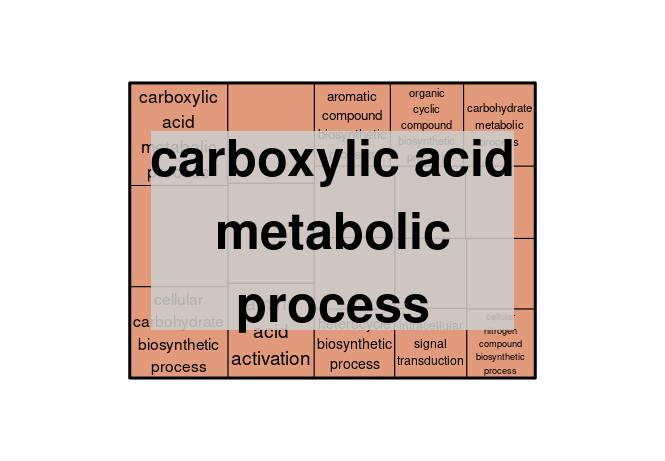

Source code (R):
# A treemap R script produced by the Revigo server at http://revigo.irb.hr/
# If you found Revigo useful in your work, please cite the following reference:
# Supek F et al. "REVIGO summarizes and visualizes long lists of Gene Ontology
# terms" PLoS ONE 2011. doi:10.1371/journal.pone.0021800

# author: Anton Kratz <anton.kratz@gmail.com>, RIKEN Omics Science Center, Functional Genomics Technology Team, Japan
# created: Fri, Nov 02, 2012  7:25:52 PM
# last change: Fri, Nov 09, 2012  3:20:01 PM

# -----------------------------------------------------------------------------
# If you don't have the treemap package installed, uncomment the following line:
# install.packages( "treemap" );
library(treemap) 								# treemap package by Martijn Tennekes

# Set the working directory if necessary
# setwd("C:/Users/username/workingdir");

# --------------------------------------------------------------------------
# Here is your data from Revigo. Scroll down for plot configuration options.

revigo.names <- c("term_ID","description","frequency","value","uniqueness","dispensability","representative");
revigo.data <- rbind(c("GO:0019752","carboxylic acid metabolic process",4.4462817509531,2.81530558540903,0.392822333478267,0,"carboxylic acid metabolic process"),
c("GO:0001505","regulation of neurotransmitter levels",0.00459326627164577,1.60799551052543,0.964241947889512,0.43940066,"carboxylic acid metabolic process"),
c("GO:0005975","carbohydrate metabolic process",5.18579762068807,1.6703340141206,0.743387428676697,0.16110445,"carboxylic acid metabolic process"),
c("GO:0006418","tRNA aminoacylation for protein translation",0.275595976298746,2.42457563370858,0.315609373818932,0.63160935,"carboxylic acid metabolic process"),
c("GO:0009059","macromolecule biosynthetic process",6.71076202287447,1.35157943607677,0.456831553272343,0.60411289,"carboxylic acid metabolic process"),
c("GO:0009069","serine family amino acid metabolic process",0.307748840200266,1.40894865094696,0.461409737901018,0.66163687,"carboxylic acid metabolic process"),
c("GO:0016051","carbohydrate biosynthetic process",1.55252399981627,2.41550321297496,0.433097466252197,0.13440917,"carboxylic acid metabolic process"),
c("GO:0018130","heterocycle biosynthetic process",3.97317532497359,1.55751055248051,0.476151218744264,0.55323376,"carboxylic acid metabolic process"),
c("GO:0019438","aromatic compound biosynthetic process",4.3360433604336,1.77379656289051,0.471664024160979,0.4569607,"carboxylic acid metabolic process"),
c("GO:0034637","cellular carbohydrate biosynthetic process",1.04267144366359,2.50986423065067,0.410302721526566,0.64288953,"carboxylic acid metabolic process"),
c("GO:0034645","cellular macromolecule biosynthetic process",4.69891139589362,1.40861797880273,0.433015540944422,0.56861054,"carboxylic acid metabolic process"),
c("GO:0035556","intracellular signal transduction",2.69165403518442,1.40218669780612,0.921590800596915,0.2303724,"carboxylic acid metabolic process"),
c("GO:0042133","neurotransmitter metabolic process",3.12829656337943,1.60799551052543,0.723209740062977,0.16260321,"carboxylic acid metabolic process"),
c("GO:0043038","amino acid activation",0.289375775113683,2.29275603613353,0.466851455772504,0.6554175,"carboxylic acid metabolic process"),
c("GO:0044271","cellular nitrogen compound biosynthetic process",6.7842542832208,1.32814619820322,0.437243962045042,0.61895329,"carboxylic acid metabolic process"),
c("GO:0044272","sulfur compound biosynthetic process",0.71654953837674,1.42905551849866,0.57042468616189,0.3665967,"carboxylic acid metabolic process"),
c("GO:0044281","small molecule metabolic process",7.84989205824262,2.77836508763452,0.778102908310183,0.14321761,"carboxylic acid metabolic process"),
c("GO:1901362","organic cyclic compound biosynthetic process",4.94694777456249,1.70472486938813,0.476160358446283,0.54314467,"carboxylic acid metabolic process"));

stuff <- data.frame(revigo.data);
names(stuff) <- revigo.names;

stuff$value <- as.numeric( as.character(stuff$value) );
stuff$frequency <- as.numeric( as.character(stuff$frequency) );
stuff$uniqueness <- as.numeric( as.character(stuff$uniqueness) );
stuff$dispensability <- as.numeric( as.character(stuff$dispensability) );

# by default, outputs to a PDF file
pdf( file="revigo_treemap.pdf", width=16, height=9 ) # width and height are in inches

# check the tmPlot command documentation for all possible parameters - there are a lot more
treemap(
  stuff,
  index = c("representative","description"),
  vSize = "value",
  type = "categorical",
  vColor = "representative",
  title = "",
  inflate.labels = T,      # set this to TRUE for space-filling group labels - good for posters
  lowerbound.cex.labels = 0,   # try to draw as many labels as possible (still, some small squares may not get a label)
  #bg.labels = "#CCCCCCAA",   # define background color of group labels
								 # "#CCCCCC00" is fully transparent, "#CCCCCCAA" is semi-transparent grey, NA is opaque
  position.legend = "none"
)

dev.off()
